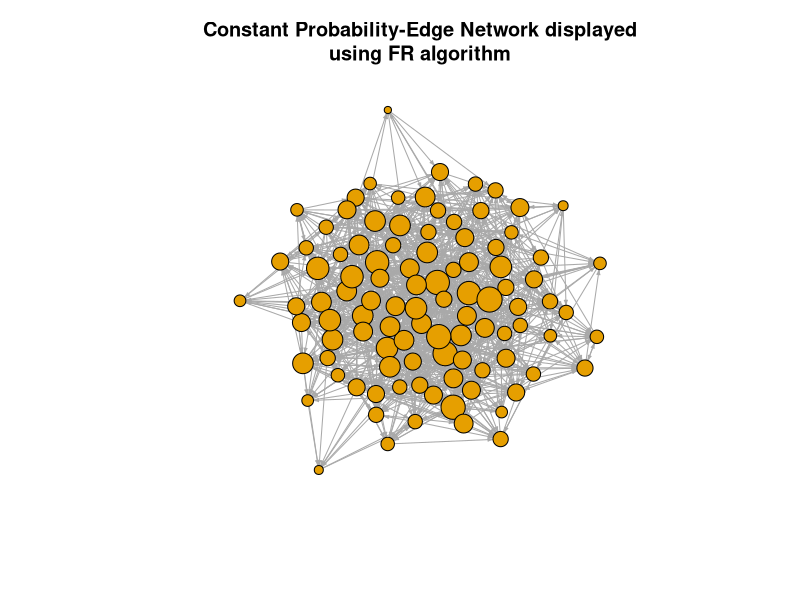
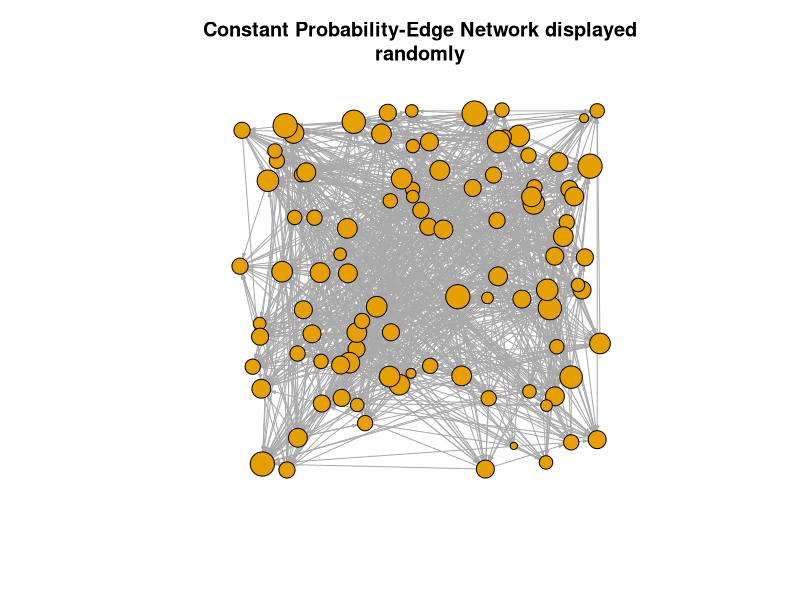
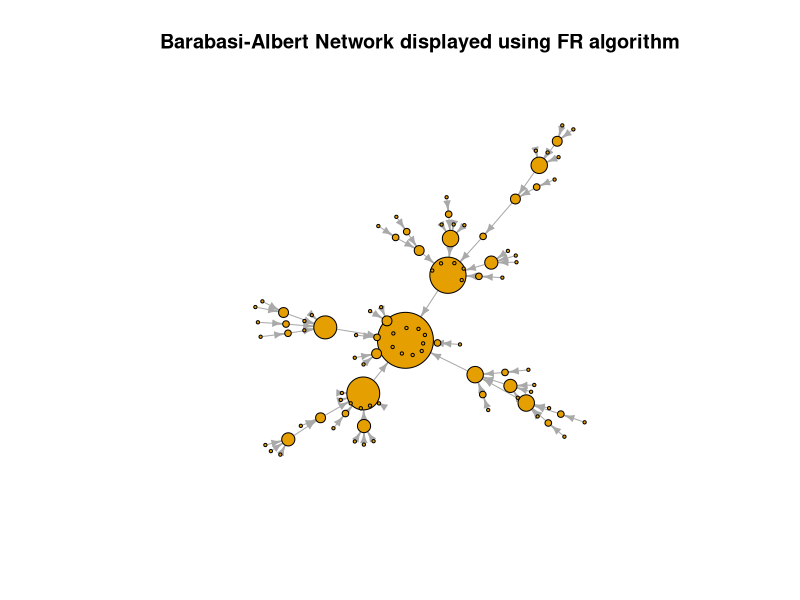
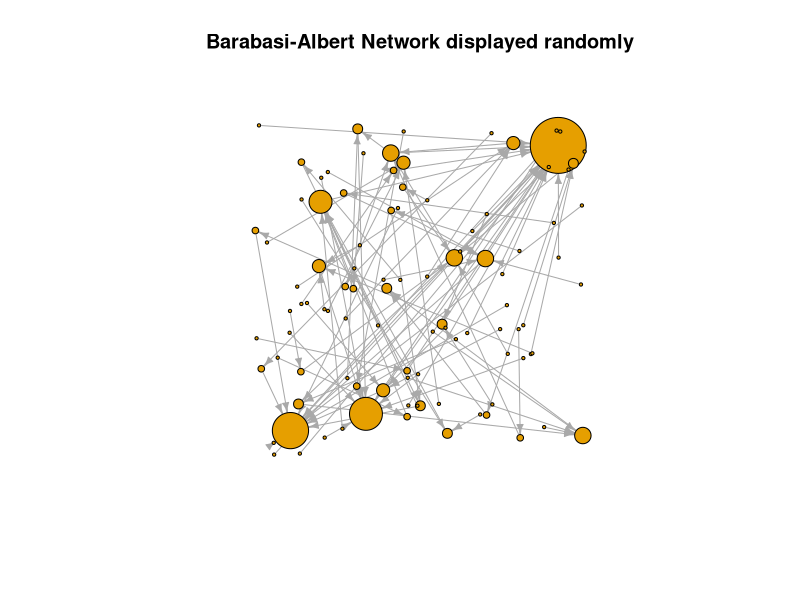
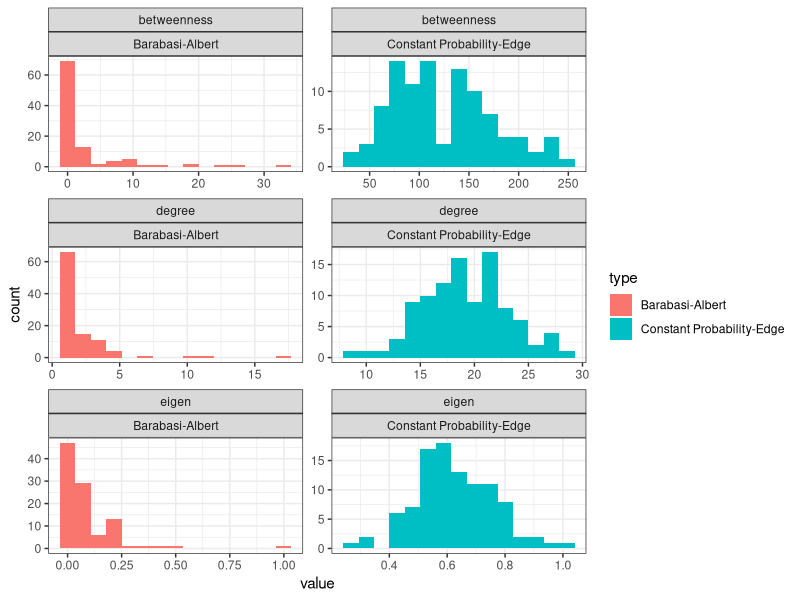

Generate these figures, in order, with R:
## ---- chunk 1
# Load in necessary packages and set the seed.

set.seed(123)
library(tidyr)
library(dplyr)
library(igraph)
library(ggplot2)
## ---- chunk 2
# Create a random graph where the probability = 0.1 that an edge will be created
graph <- sample_gnp(100, 0.1, directed = T)

# Set the size of nodes to be proportional to their degree
V(graph)$size <- degree(graph) / 2

# Shrink the arrow sizes
E(graph)$arrow.size <- 0.25

# Save the layouts for Fruchterman-Reingold layout and the random layout
fr_layout_gr <- layout_with_fr(graph)
random_layout_gr <- layout_randomly(graph)

# Plot the graph using the Fruchterman-Reingold layout
plot(graph,
     layout = fr_layout_gr,
     vertex.label = NA,
     main = paste0("Constant Probability-Edge Network displayed\n",
                   "using FR algorithm"))

# Plot the graph using the random layout
plot(graph,
     layout = random_layout_gr,
     vertex.label = NA,
     main = paste0("Constant Probability-Edge Network displayed\n",
                   "randomly"))
## ---- chunk 3
# Generate a graph using the Barabasi-Albert model which takes into account
# preferential attachment meaning popular nodes get more popular over time.
fr_graph <- sample_pa(100)

# Set the size of nodes to be equal to double their degree
V(fr_graph)$size <- degree(fr_graph) * 2

# Shrink the arrow size
E(fr_graph)$arrow.size <- 0.5

# Save the layouts for Fruchterman-Reingold layout and the random layout
fr_layout_fr <- layout_with_fr(fr_graph)
random_layout_fr <- layout_randomly(fr_graph)

# Plot the graph using the Fruchterman-Reingold layout
plot(fr_graph,
     layout = fr_layout_fr,
     vertex.label = NA,
     main = "Barabasi-Albert Network displayed using FR algorithm")

# Plot the graph using the random layout
plot(fr_graph,
     layout = random_layout_fr,
     vertex.label = NA,
     main = "Barabasi-Albert Network displayed randomly")
## ---- chunk 4
# calculate degree centrality, betweenness centrality, and eigen-centrality for
# the constant probability-edge graph
graph_stats <-
    tibble(degree = degree(graph),
           betweenness = betweenness(graph),
           eigen = eigen_centrality(graph)$vector,
           type = "Constant Probability-Edge")

# calculate degree centrality, betweenness centrality, and eigen-centrality for
# the constant probability-edge graph
fr_graph_stats <-
    tibble(degree = degree(fr_graph),
           betweenness = betweenness(fr_graph),
           eigen = eigen_centrality(fr_graph)$vector,
           type = "Barabasi-Albert")

# Bind the two data frames together and make it a long data frame
stats <-
    bind_rows(graph_stats, fr_graph_stats) %>%
    pivot_longer(cols = degree:eigen,
                 names_to = "measure",
                 values_to = "value")

# Compare each of the centrality measures for each of the graph types
ggplot(stats, aes(x = value)) +
    geom_histogram(bins = 15, aes(fill = type)) +
    facet_wrap(~measure*type, scales = "free", ncol = 2) +
    theme_bw()
